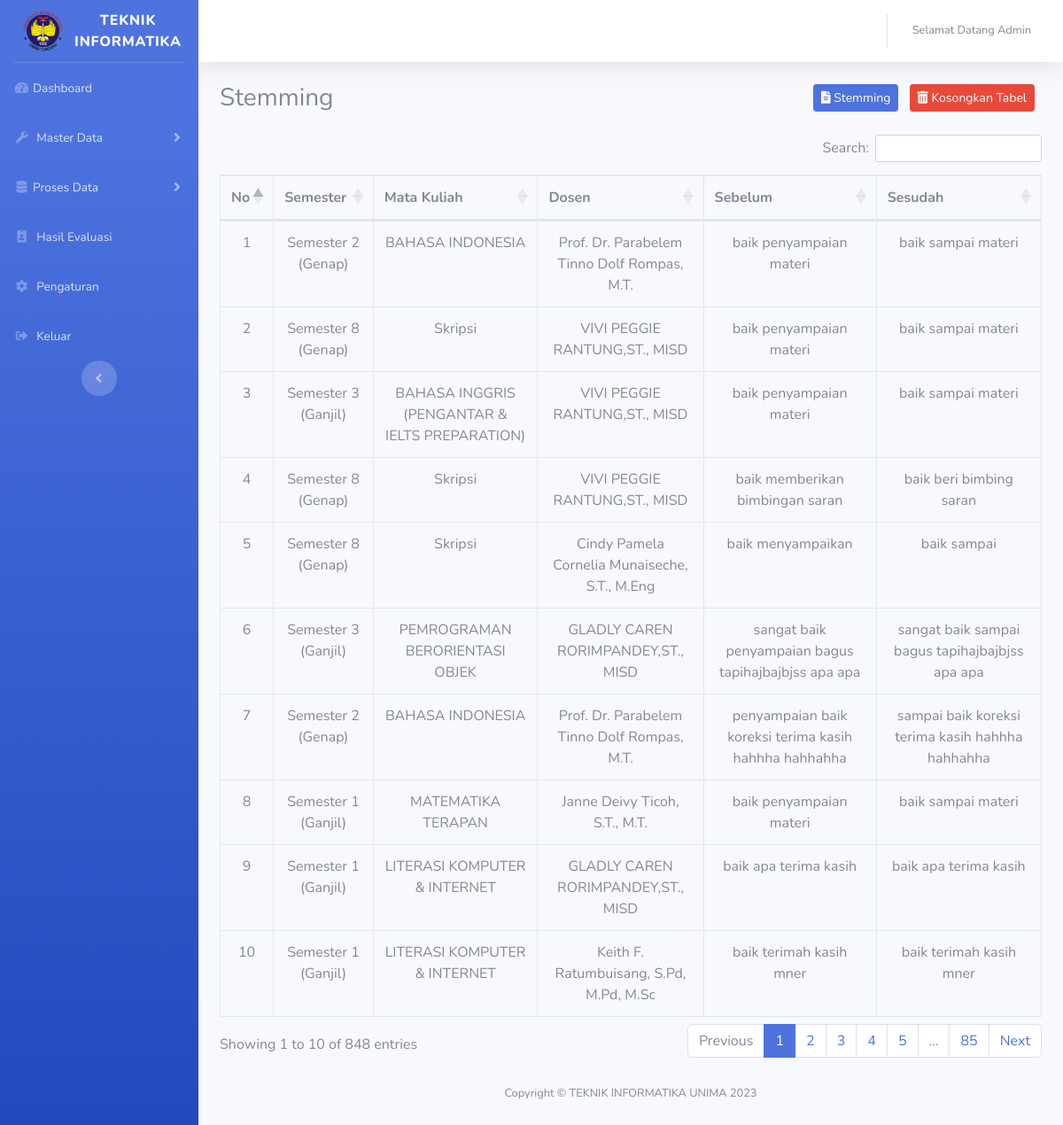
The app's page /index.php/admin/evaluasi/stemmings with its own data.
### tables this page shows
CREATE TABLE `stemming` (
  `id_stemming` int(11) NOT NULL,
  `mata_kuliah` varchar(50) NOT NULL,
  `nama_dosen` varchar(50) NOT NULL,
  `ulasan` text NOT NULL,
  `sentiment` varchar(50) DEFAULT NULL
);

CREATE TABLE `evaluasi` (
  `id_evaluasi` int(11) NOT NULL,
  `id_mahasiswa` int(11) DEFAULT NULL,
  `semester` varchar(255) DEFAULT NULL,
  `mata_kuliah` varchar(50) NOT NULL,
  `nama_dosen` varchar(50) NOT NULL,
  `ulasan` text NOT NULL,
  `sentiment` varchar(50) DEFAULT NULL
);

CREATE TABLE `stopword` (
  `id_stopword` int(11) NOT NULL,
  `mata_kuliah` varchar(50) NOT NULL,
  `nama_dosen` varchar(50) NOT NULL,
  `ulasan` text NOT NULL,
  `sentiment` varchar(50) DEFAULT NULL
);

### application/controllers/admin/Evaluasi.php (called while the page is built, shortened)
<?php
class Evaluasi extends CI_Controller {
	public function __construct() {
		$this->load->model('LppmModel');
	}
	public function stemmings () {
		$data['eval'] = $this->db->query('SELECT * FROM  evaluasi');
		$data['clean'] = $this->db->query('SELECT * FROM  cleaning');
		$data['stop'] = $this->db->query('SELECT * FROM  stopword');
		$data['stem'] = $this->db->query('SELECT * FROM  stemming');
		$data['label'] = $this->db->query('SELECT sentiment FROM  stemming');
		$data['train'] = $this->db->query('SELECT * FROM  data_training');
		$data['tfidf'] = $this->db->query('SELECT tfidf FROM  data_training');
		$data['title'] = "Stemming";
		$data['training'] = $this->db->query("SELECT a.*, b.semester, b.nama_dosen, b.mata_kuliah, d.ulasan as stopw FROM stemming a LEFT JOIN evaluasi b ON a.id_stemming = b.id_evaluasi LEFT JOIN stopword d ON a.id_stemming=d.id_stopword")->result();
		$this->load->view('templates_admin/header', $data);
		$this->load->view('templates_admin/sidebar');
		$this->load->view('admin/stemming', $data);
		$this->load->view('templates_admin/footer');
	}
}
?>

### index.php (called while the page is built, shortened)
<?php
require_once BASEPATH.'core/CodeIgniter.php';

### application/views/admin/stemming.php (the view, shortened to what this page needs)
<div class="container-fluid">
    <div class="d-sm-flex align-items-center mb-4">
    <h1 class="h3 mb-0 text-grey-800"><?php echo $title ?></h1>
        <div class="ml-auto">
            <a href="<?php echo base_url('admin/evaluasi/stemming') ?>" class="btn btn-sm btn-primary mr-2">
                <i class="fas fa-file-alt"></i> Stemming
            </a>
            <a href="<?php echo base_url('admin/evaluasi/kosongkan_tabel3') ?>" class="btn btn-sm btn-danger mr-2">
                <i class="fas fa-trash-alt"></i> Kosongkan Tabel
            </a>
        </div>
    </div>
    <div class="table-responsive">
        <table id="example" id="data-tabel" class="table table-bordered mt-2" width="100%">
            <thead>
                <tr class="text-center">
                    <th>No</th>
                    <th>Semester</th>
                    <th>Mata Kuliah</th>
                    <th>Dosen</th>
                    <th>Sebelum</th>
                    <th>Sesudah</th>
                </tr>
            </thead>
            <tbody>
                <?php $no=1; foreach($training as $b) : ?>
                <tr>
                    <td class="text-center"><?php echo $no++ ?></td>
                    <td class="text-center"><?php echo $b->semester++ ?></td>
                    <td class="text-center"><?php echo $b->mata_kuliah ?></td>
                    <td class="text-center"><?php echo $b->nama_dosen ?></td>
                    <td class="text-center"><?php echo $b->stopw?></td>
                    <td class="text-center"><?php echo $b->ulasan?></td>
                </tr>
                <?php endforeach; ?>
            </tbody>
        </table>
    </div>
</div>

### records on screen
stemming: evaluasi.mata_kuliah "BAHASA INDONESIA", evaluasi.nama_dosen "Prof. Dr. Parabelem Tinno Dolf Rompas, M.T.", stopword.ulasan "baik penyampaian materi", ulasan "baik sampai materi"
stemming: evaluasi.mata_kuliah "Skripsi", evaluasi.nama_dosen "VIVI PEGGIE RANTUNG,ST., MISD", stopword.ulasan "baik penyampaian materi", ulasan "baik sampai materi"
stemming: evaluasi.mata_kuliah "BAHASA INGGRIS (PENGANTAR & IELTS PREPARATION)", evaluasi.nama_dosen "VIVI PEGGIE RANTUNG,ST., MISD", stopword.ulasan "baik penyampaian materi", ulasan "baik sampai materi"
stemming: evaluasi.mata_kuliah "Skripsi", evaluasi.nama_dosen "VIVI PEGGIE RANTUNG,ST., MISD", stopword.ulasan "baik memberikan bimbingan saran", ulasan "baik beri bimbing saran"
stemming: evaluasi.mata_kuliah "Skripsi", evaluasi.nama_dosen "Cindy Pamela Cornelia Munaiseche, S.T., M.Eng", stopword.ulasan "baik menyampaikan", ulasan "baik sampai"
stemming: evaluasi.mata_kuliah "PEMROGRAMAN BERORIENTASI OBJEK", evaluasi.nama_dosen "GLADLY CAREN RORIMPANDEY,ST., MISD", stopword.ulasan "sangat baik penyampaian bagus tapihajbajbjss apa apa", ulasan "sangat baik sampai bagus tapihajbajbjss apa apa"
stemming: evaluasi.mata_kuliah "BAHASA INDONESIA", evaluasi.nama_dosen "Prof. Dr. Parabelem Tinno Dolf Rompas, M.T.", stopword.ulasan "penyampaian baik koreksi terima kasih hahhha hahhahha", ulasan "sampai baik koreksi terima kasih hahhha hahhahha"
stemming: evaluasi.mata_kuliah "MATEMATIKA TERAPAN", evaluasi.nama_dosen "Janne Deivy Ticoh, S.T., M.T.", stopword.ulasan "baik penyampaian materi", ulasan "baik sampai materi"
stemming: evaluasi.mata_kuliah "LITERASI KOMPUTER & INTERNET", evaluasi.nama_dosen "GLADLY CAREN RORIMPANDEY,ST., MISD", stopword.ulasan "baik apa terima kasih", ulasan "baik apa terima kasih"
stemming: evaluasi.mata_kuliah "LITERASI KOMPUTER & INTERNET", evaluasi.nama_dosen "Keith F. Ratumbuisang, S.Pd, M.Pd, M.Sc", stopword.ulasan "baik terimah kasih mner", ulasan "baik terimah kasih mner"

### other values on screen
$title "Stemming"
